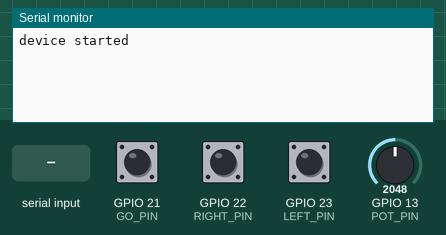
The sketch below on a simulated ESP32. Shown: the last lines printed to the serial monitor. Inputs (shaded band) come from the test bench; at power-on: GPIO 21 (GO_PIN) HIGH, GPIO 22 (RIGHT_PIN) HIGH, GPIO 23 (LEFT_PIN) HIGH, GPIO 13 (POT_PIN) = 2048. Nothing arrives over Bluetooth unless stated.

Above: at 1.2 s.
1.3 s: GPIO 21 (GO_PIN) pulled LOW for 0.15 s
At 2.6 s:
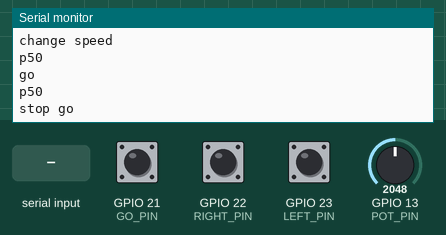
2.9 s: GPIO 22 (RIGHT_PIN) pulled LOW for 0.15 s
At 4.2 s:
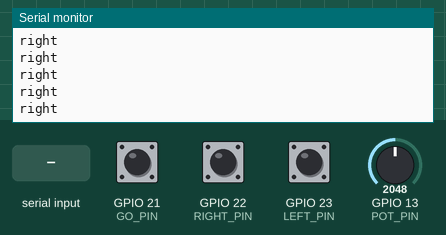
4.5 s: GPIO 23 (LEFT_PIN) pulled LOW for 0.15 s
At 5.6 s:
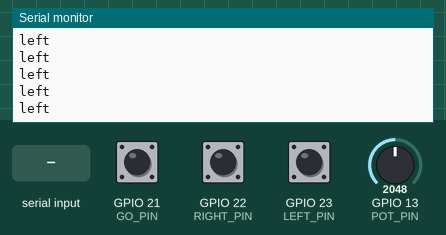
6.1 s: "1" received over Serial
At 7.1 s:
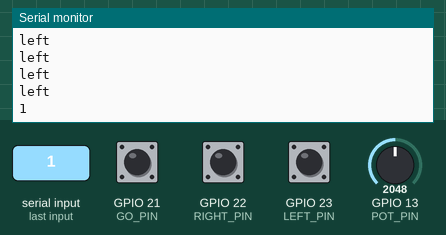
7.6 s: "0" received over Serial
At 8.2 s:
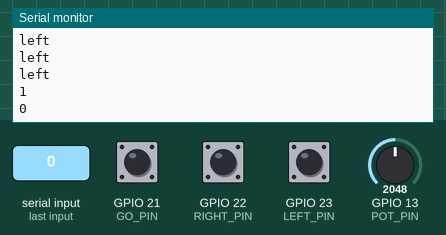

The sketch:

esp32_controller.ino
```cpp
#include "BluetoothSerial.h"

#if !defined(CONFIG_BT_ENABLED) || !defined(CONFIG_BLUEDROID_ENABLED)
#error Bluetooth is not enabled! Please run `make menuconfig` to and enable it
#endif

#define GO_PIN     21
#define RIGHT_PIN  22
#define LEFT_PIN   23
#define POT_PIN    13

BluetoothSerial SerialBT;

int go_lastState = HIGH, speed_lastState = 0;
int go_currentState, right_currentState, left_currentState, speed_currentState;

void setup() {
  Serial.begin(9600);
  pinMode(GO_PIN, INPUT_PULLUP);
  pinMode(RIGHT_PIN, INPUT_PULLUP);
  pinMode(LEFT_PIN, INPUT_PULLUP);
  SerialBT.begin("ESP32test");
  Serial.println("device started");
}

void loop() {

  if (Serial.available()) {
    char buf[128] = {};
    char* bufptr = buf;
    while(Serial.available()) {
      *bufptr = Serial.read();
      bufptr++;

      if (bufptr == &buf[127]) break;
    }
    Serial.println(buf);
    SerialBT.print(buf);
  }

  go_currentState = digitalRead(GO_PIN);
  int pot_currentState = analogRead(POT_PIN);
  int speed_currentState = (int)((pot_currentState * 100) / 4095);

  if (abs(speed_currentState - speed_lastState) > 2) {
    if (go_currentState == LOW) {
      Serial.println("change speed");
      char buf[4] = {};
      sprintf(buf, "p%d", speed_currentState);
      Serial.println(buf);
      SerialBT.print(buf);
      speed_lastState = speed_currentState;
    }
  }

  if (go_currentState != go_lastState) {
    if(go_currentState == HIGH) {
      Serial.println("stop go");
      go_lastState = HIGH;
      SerialBT.print("p0");
    }

    else if(go_currentState == LOW) {
      Serial.println("go");
      go_lastState = LOW;
      char buf[4] = {};
      sprintf(buf, "p%d", speed_currentState);
      Serial.println(buf);
      SerialBT.print(buf);
      speed_lastState = speed_currentState;
    }
  }

  right_currentState = digitalRead(RIGHT_PIN);
  left_currentState = digitalRead(LEFT_PIN);

  if (right_currentState == LOW && left_currentState == HIGH) {
    Serial.println("right");
    SerialBT.print("sr");
  } else if (right_currentState == HIGH && left_currentState == LOW) {
    Serial.println("left");
    SerialBT.print("sl");
  }

  delay(20);
}
```

Measured:
- after the input at 1.3 s, the serial monitor: prints a new line at once (image 1)
- after the input at 2.9 s, the serial monitor: prints a new line at once (image 2)
- after the input at 4.5 s, the serial monitor: prints a new line at once (image 3)
- after the input at 6.1 s, the serial monitor: prints a new line at once (image 4)
- after the input at 7.6 s, the serial monitor: prints a new line at once (image 5)
